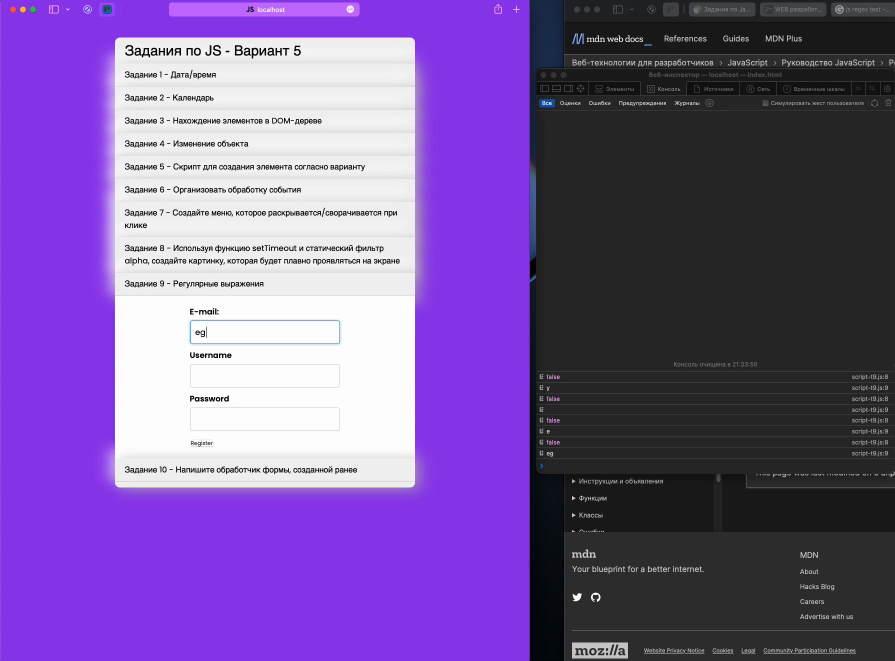
#> input picture frame 188 of lab1/video.avi, 1790 x 1322 px (shown at 1/2 size)
$ python task3.py
#> lines starting #> are read from the running program, lines starting #| are printed output that depends on the picture
import cv2

def processVideo(path,frameSize=(1920,1080),color=cv2.COLOR_BGR2GRAY):
#> called with path = 'video.avi', frameSize = (1920, 1080), color = 6
    cap = cv2.VideoCapture(path, cv2.CAP_ANY)
    cap = cv2.VideoCapture(r'video.avi', cv2.CAP_ANY)

    if not cap.isOpened():
        print("Error opening video stream or file")
        exit()

    while True:
        ret, frame = cap.read()
#> frame is the input picture: shape (1322, 1790, 3); mean B, G, R 153.4, 89, 117.7
        if not(ret):
            break
        #В документации написано делать так: https://docs.opencv.org/4.x/df/d9d/tutorial_py_colorspaces.html#:~:text=Changing%20Color%2Dspace&text=For%20color%20conversion%2C%20we%20use,determines%20the%20type%20of%20conversion.&text=For%20HSV%2C%20hue%20range%20is,value%20range%20is%20%5B0%2C255%5D.
        updateFrame = cv2.resize(cv2.cvtColor(frame, color), frameSize)
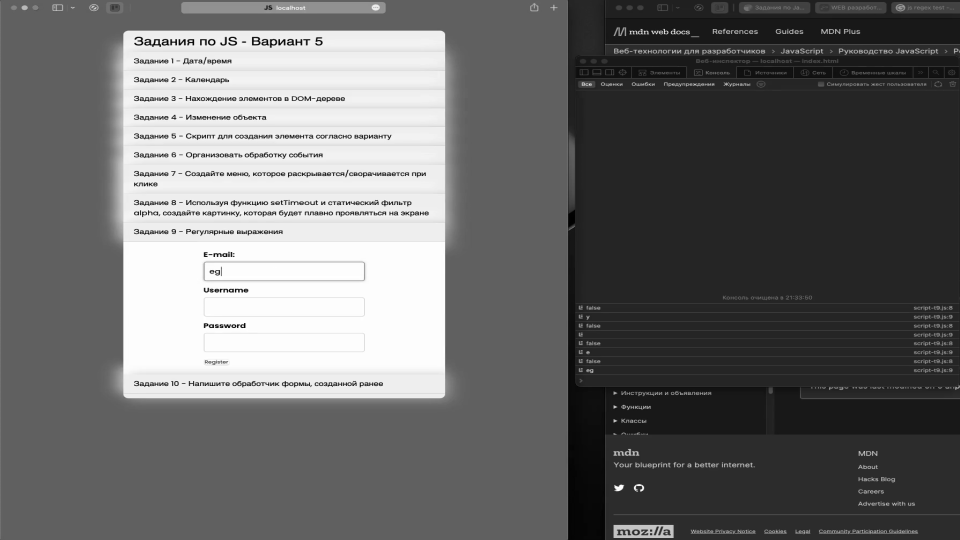
#> updateFrame: shape (1080, 1920) (shown at 1/2 size); min 0, max 255, mean 105
        cv2.imshow('frame', updateFrame)
        if cv2.waitKey(1) & 0xFF == 27:
#> (key Esc is pressed here)
            break
    cap.release()

processVideo('video.avi')
processVideo('video.mp4')
#> (key Enter is pressed here)
processVideo('video.avi',(1280,720),cv2.COLOR_BGR2XYZ)
#> call 3 of processVideo, with path = 'video.avi', frameSize = (1280, 720), color = 32
#> in processVideo (call 3), `updateFrame = cv2.resize(cv2.cvtColor(frame, color), frameSize)`:
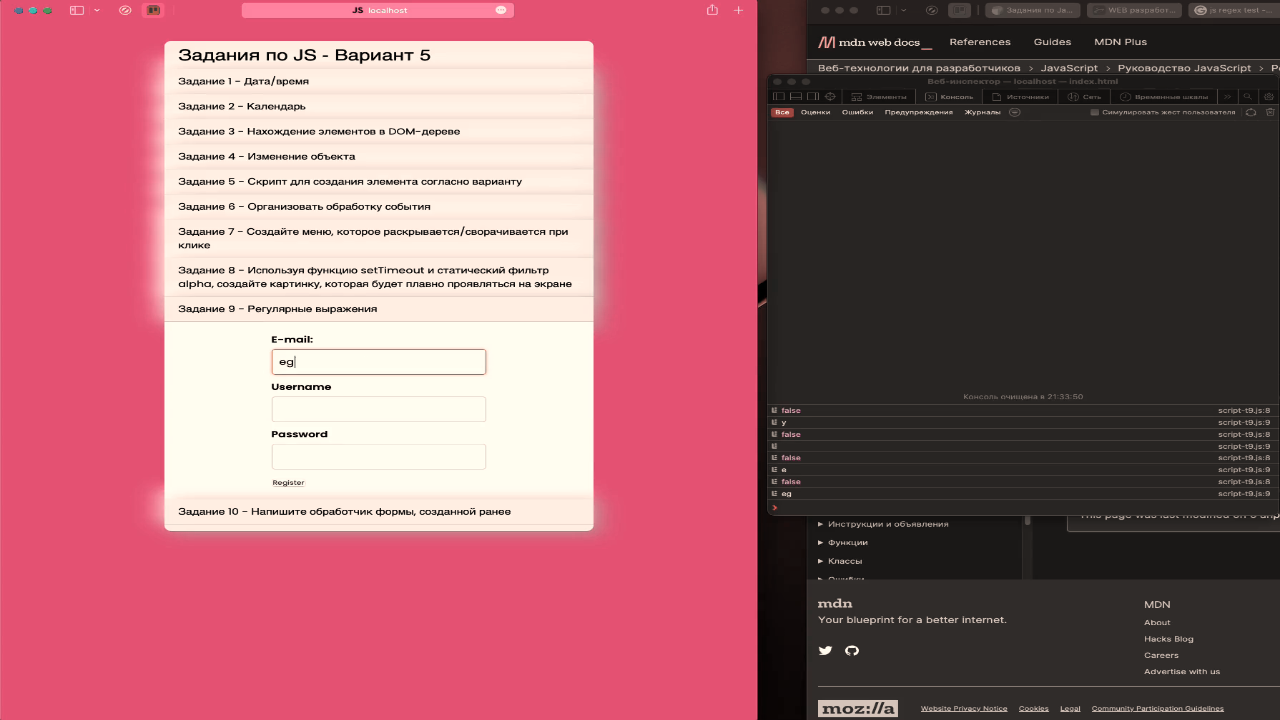
#> updateFrame: shape (720, 1280, 3); mean B, G, R 107.9, 99.7, 156.3
processVideo('video.avi',(640,360),cv2.COLOR_BGR2HSV)

$ run again, starting later in the video
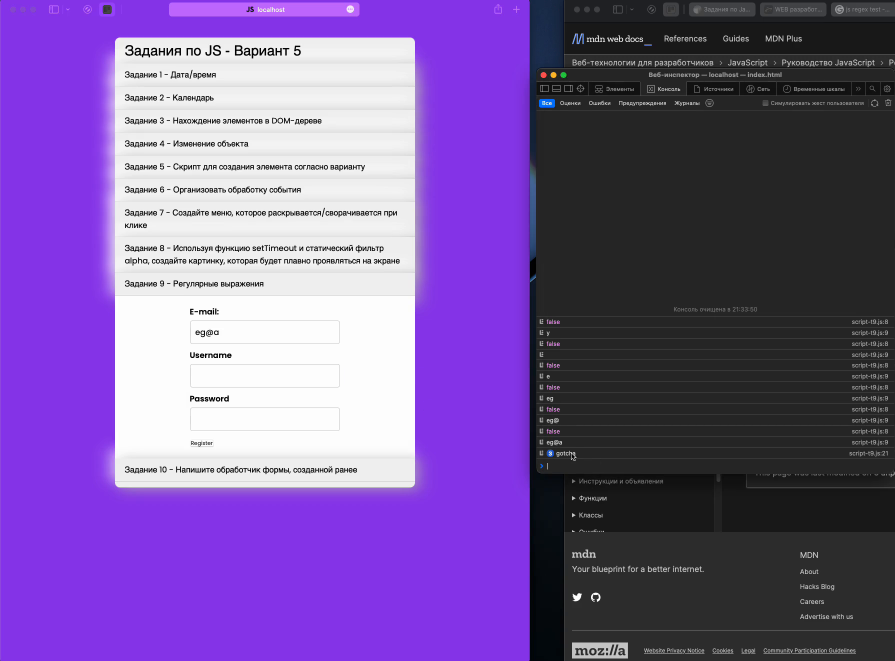
#> input picture frame 850 of lab1/video.avi, 1790 x 1322 px (shown at 1/2 size)
#> in processVideo, frame is the input picture: shape (1322, 1790, 3); mean B, G, R 153.6, 89.3, 118
#> in processVideo, `updateFrame = cv2.resize(cv2.cvtColor(frame, color), frameSize)`:
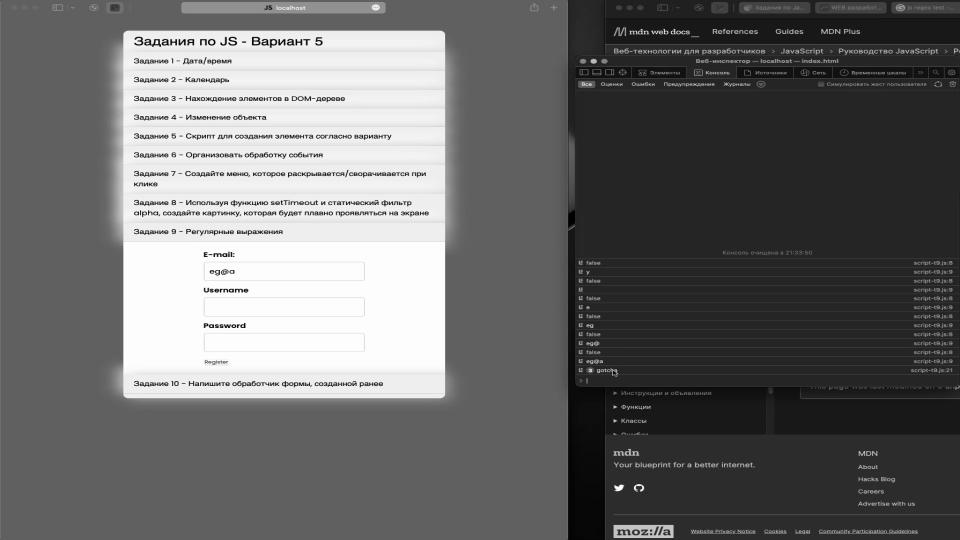
#> updateFrame: shape (1080, 1920) (shown at 1/2 size); min 0, max 255, mean 105.3
#> in processVideo (call 3), `updateFrame = cv2.resize(cv2.cvtColor(frame, color), frameSize)`:
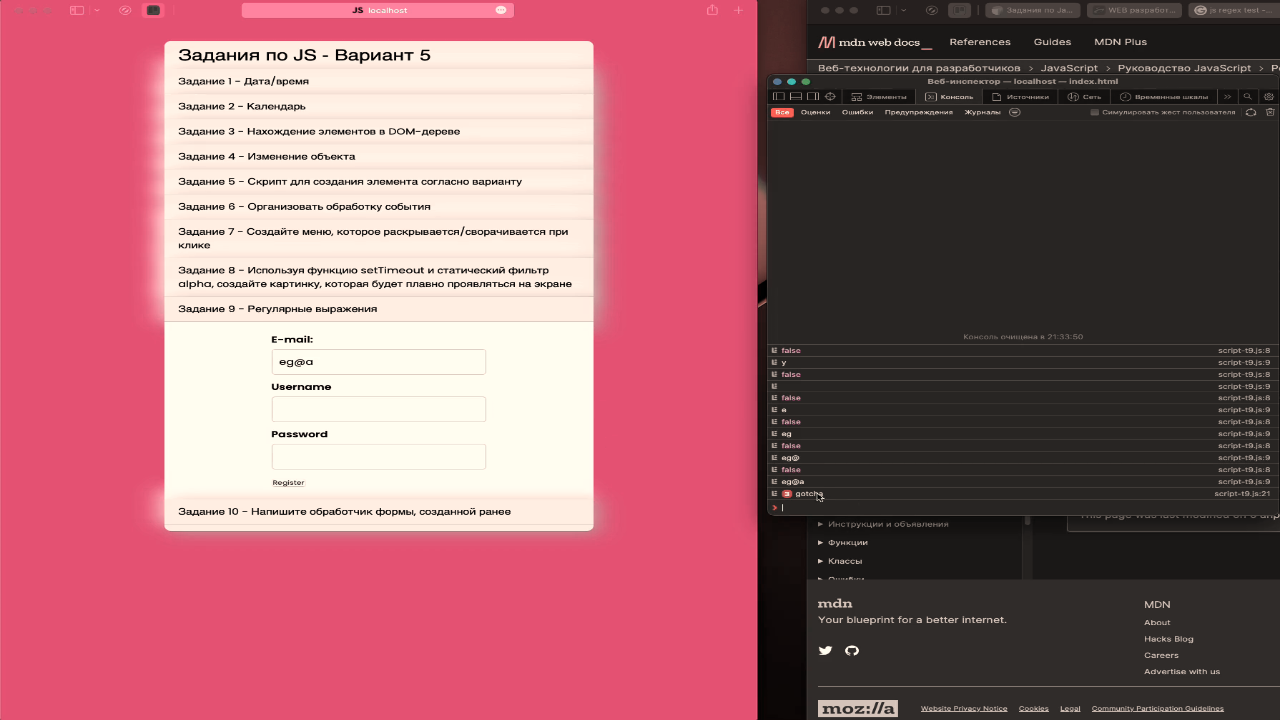
#> updateFrame: shape (720, 1280, 3); mean B, G, R 108.2, 100, 156.6

$ run again, starting later in the video
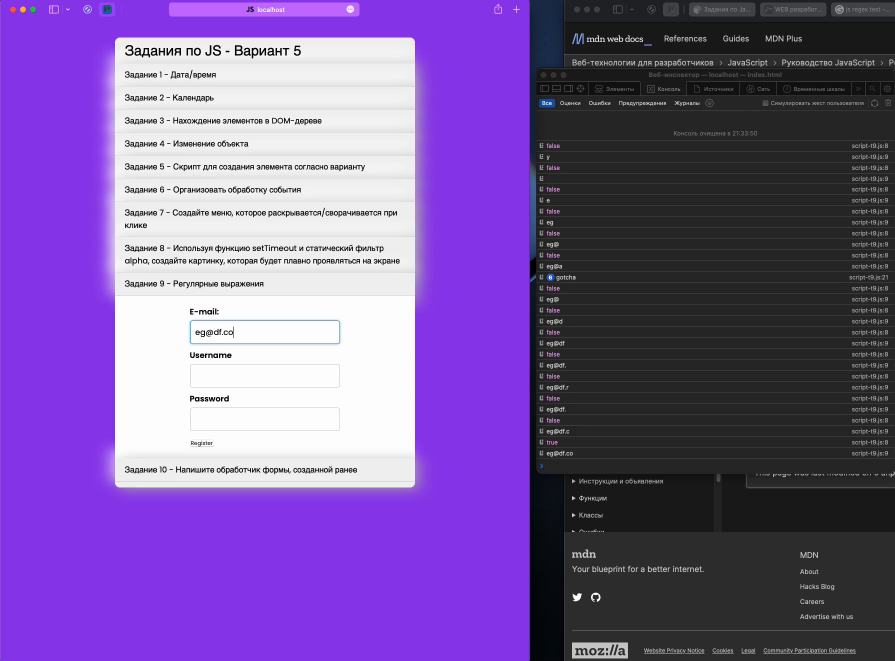
#> input picture frame 1511 of lab1/video.avi, 1790 x 1322 px (shown at 1/2 size)
#> in processVideo, frame is the input picture: shape (1322, 1790, 3); mean B, G, R 154.1, 89.7, 118.5
#> in processVideo, `updateFrame = cv2.resize(cv2.cvtColor(frame, color), frameSize)`:
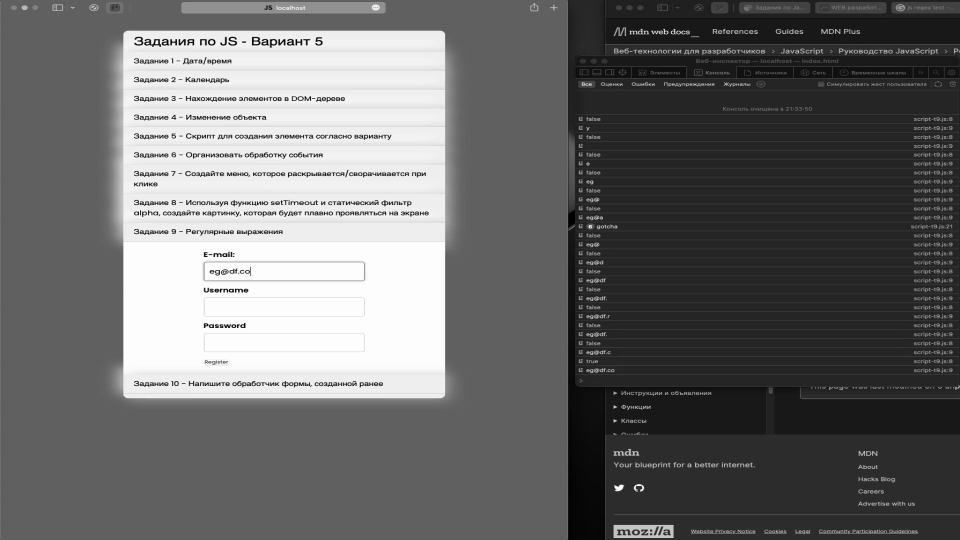
#> updateFrame: shape (1080, 1920) (shown at 1/2 size); min 0, max 255, mean 105.7
#> in processVideo (call 3), `updateFrame = cv2.resize(cv2.cvtColor(frame, color), frameSize)`:
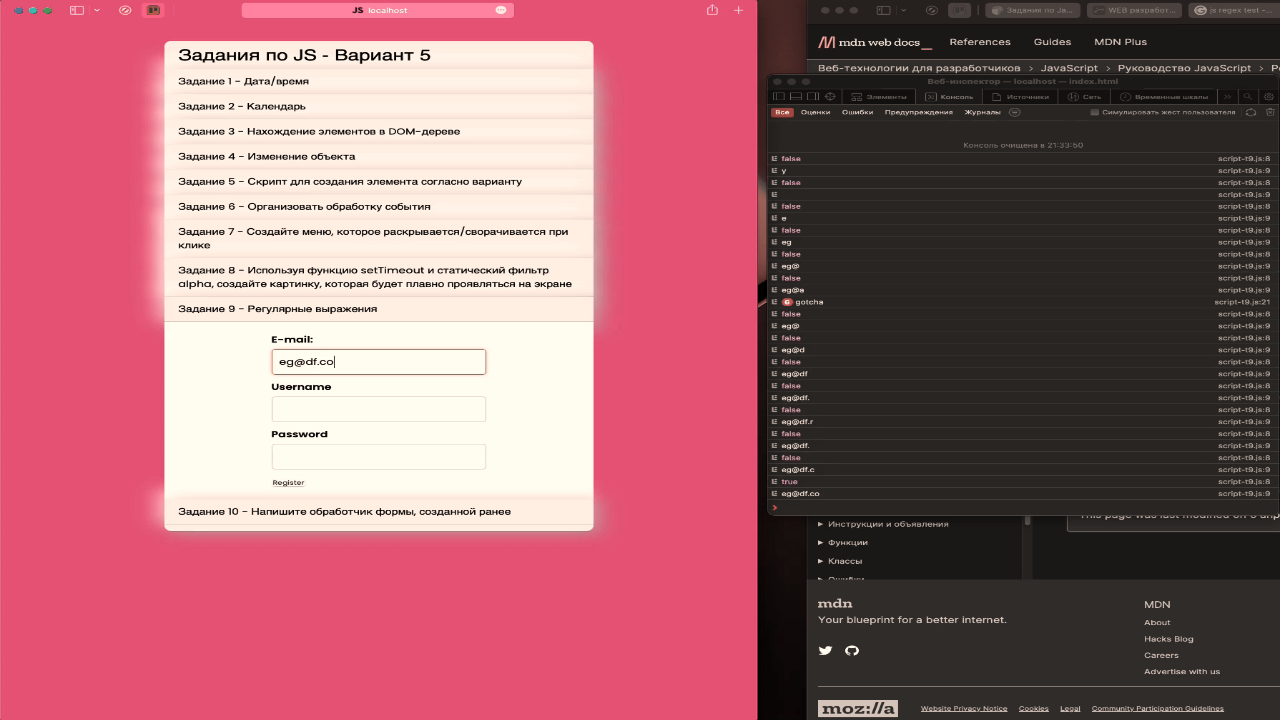
#> updateFrame: shape (720, 1280, 3); mean B, G, R 108.5, 100.3, 157
